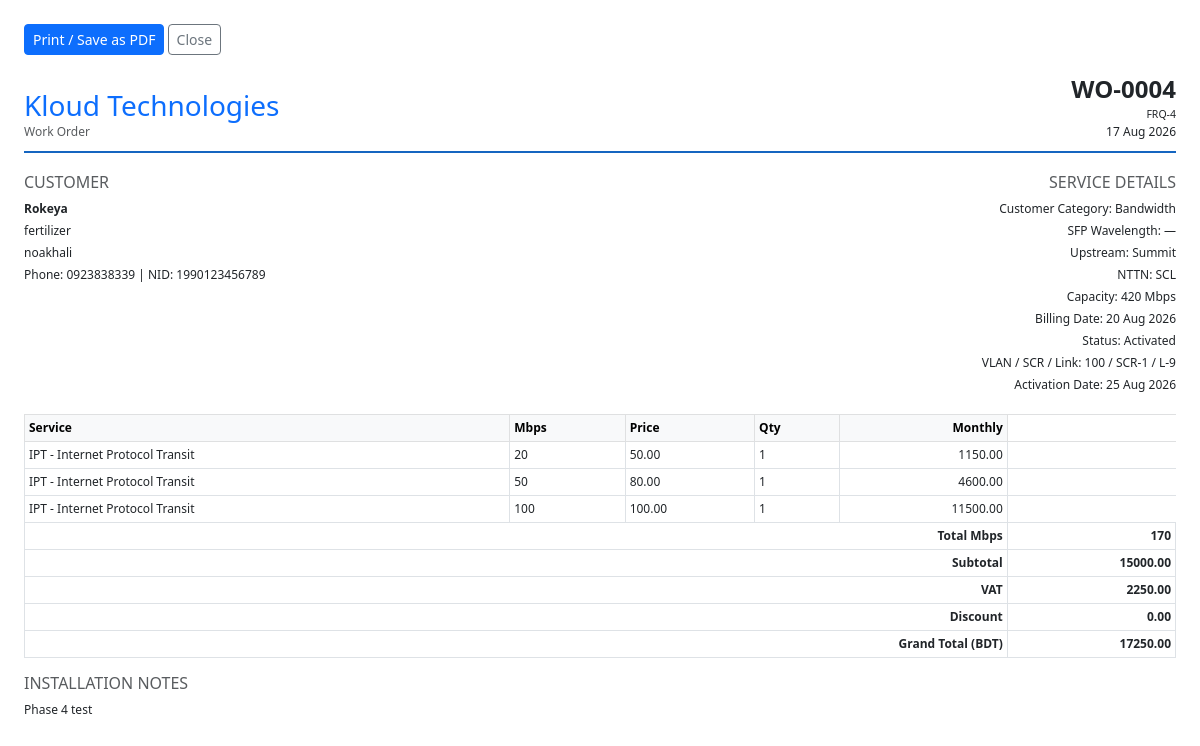
The page /workorders/4/print/ (signed in) on the database its author committed.
### feasibility/models.py (models this page shows, shortened)
class FeasibilityRequest(models.Model):
    frq_number = models.CharField(max_length=20, unique=True, blank=True, null=True, verbose_name='FRQ ID')
    contact_person = models.CharField(max_length=200, blank=True)
    customer_name = models.CharField(max_length=200)  # legacy — synced from contact_person
    proprietor_name = models.CharField(max_length=200, blank=True)
    company_name = models.CharField(max_length=200, blank=True)
    phone_number = models.CharField(max_length=20)
    email = models.EmailField(blank=True)
    customer_type = models.CharField(max_length=20, choices=CUSTOMER_TYPES, default='new')
    address = models.TextField()
    division = models.ForeignKey(
        Division, null=True, blank=True, on_delete=models.SET_NULL, related_name='feasibility_requests',
    )
    district = models.ForeignKey(
        District, null=True, blank=True, on_delete=models.SET_NULL, related_name='feasibility_requests',
    )
    upazila = models.ForeignKey(
        Upazila, null=True, blank=True, on_delete=models.SET_NULL, related_name='feasibility_requests',
    )
    latitude = models.DecimalField(max_digits=10, decimal_places=7)
    longitude = models.DecimalField(max_digits=10, decimal_places=7)
    requested_capacity = models.PositiveIntegerField(help_text='Capacity in Mbps')
    preferred_nttn = models.CharField(max_length=30, choices=NTTN_PROVIDERS, blank=True)  # legacy code sync
    preferred_nttn_provider = models.ForeignKey(
        'NTTNProvider', null=True, blank=True, on_delete=models.SET_NULL,
        related_name='preferred_requests', verbose_name='Preferred NTTN',
    )
    preferred_nttn_other = models.CharField(max_length=100, blank=True, verbose_name='Other NTTN Name')
    supported_nttn = models.JSONField(default=list)
    nearest_pop = models.ForeignKey(POPLocation, null=True, blank=True, on_delete=models.SET_NULL)
    distance_to_pop_km = models.DecimalField(max_digits=8, decimal_places=3, null=True, blank=True)
    air_distance_km = models.DecimalField(max_digits=8, decimal_places=3, null=True, blank=True)
    fiber_route_distance_km = models.DecimalField(max_digits=8, decimal_places=3, null=True, blank=True)
    estimated_fiber_cost = models.DecimalField(max_digits=12, decimal_places=2, null=True, blank=True)
    status = models.CharField(max_length=30, choices=FEASIBILITY_STATUS, default='pending')
    estimated_delivery_days = models.PositiveIntegerField(null=True, blank=True)
    remarks = models.TextField(blank=True)
    engineering_notes = models.TextField(blank=True)
    emails_sent = models.BooleanField(default=False)
    review_submitted_at = models.DateTimeField(null=True, blank=True)
    review_email_sent = models.BooleanField(default=False)
    nid_number = models.CharField(max_length=50, blank=True)
    cheque_image = models.ImageField(upload_to='cheques/', null=True, blank=True)
    installation_notes = models.TextField(blank=True)
    expected_installation_date = models.DateField(null=True, blank=True)
    wo_vat_percent = models.DecimalField(max_digits=5, decimal_places=2, default=15)
    wo_discount = models.DecimalField(max_digits=12, decimal_places=2, default=0)
    wo_client_share_percent = models.DecimalField(
        max_digits=5, decimal_places=2, default=50, verbose_name='Client Share %',
    )
    onboarding_status = models.CharField(max_length=32, choices=ONBOARDING_STATUS, blank=True)
    onboarding_remarks = models.TextField(blank=True)
    bandwidth_confirmations = models.JSONField(default=list, blank=True)
    bw_emails_sent = models.BooleanField(default=False)
    wo_number = models.CharField(max_length=20, unique=True, blank=True, null=True, verbose_name='Work Order ID')
    sftp_type = models.CharField(max_length=30, choices=SFTP_TYPES, blank=True, verbose_name='SFTP Type')
    sfp_wavelength = models.CharField(
        max_length=10, choices=SFP_WAVELENGTHS, blank=True, verbose_name='SFP Wavelength',
    )
    customer_category = models.CharField(
        max_length=10, choices=CUSTOMER_CATEGORIES, blank=True, default='BW',
        verbose_name='Customer Category',
    )
    billing_date = models.DateField(null=True, blank=True)
    nid_front = models.FileField(upload_to='nid/front/', null=True, blank=True, verbose_name='NID Front')
    nid_back = models.FileField(upload_to='nid/back/', null=True, blank=True, verbose_name='NID Back')
    extra_document = models.FileField(upload_to='wo_docs/', null=True, blank=True, verbose_name='Additional Document')
    upstream_provider = models.ForeignKey(
        UpstreamProvider, null=True, blank=True, on_delete=models.SET_NULL,
        related_name='work_orders', verbose_name='Upstream Provider',
    )
    upstream_provider_other = models.CharField(max_length=100, blank=True, verbose_name='Other Upstream Name')
    wo_submitted_at = models.DateTimeField(null=True, blank=True)
    wo_email_sent = models.BooleanField(default=False)
    vlan_id = models.CharField(max_length=50, blank=True, verbose_name='VLAN ID')
    scr = models.CharField(max_length=80, blank=True, verbose_name='SCR')
    link_id = models.CharField(max_length=80, blank=True, verbose_name='Link ID')
    technical_notes = models.TextField(blank=True)
    activation_date = models.DateField(null=True, blank=True)
    correction_from_stage = models.CharField(max_length=20, blank=True)
    accounts_reviewed_by = models.ForeignKey(
        User, on_delete=models.SET_NULL, null=True, blank=True, related_name='accounts_reviewed_orders',
    )
    management_reviewed_by = models.ForeignKey(
        User, on_delete=models.SET_NULL, null=True, blank=True, related_name='management_reviewed_orders',
    )
    tech_configured_by = models.ForeignKey(
        User, on_delete=models.SET_NULL, null=True, blank=True, related_name='tech_configured_orders',
    )
    tech_reviewed_by = models.ForeignKey(
        User, on_delete=models.SET_NULL, null=True, blank=True, related_name='tech_reviewed_orders',
    )
    submitted_by = models.ForeignKey(User, on_delete=models.SET_NULL, null=True, related_name='feasibility_requests')
    reviewed_by = models.ForeignKey(User, on_delete=models.SET_NULL, null=True, blank=True, related_name='reviewed_requests')
    onboarded_by = models.ForeignKey(User, on_delete=models.SET_NULL, null=True, blank=True, related_name='onboarded_requests')
    approved_by = models.ForeignKey(User, on_delete=models.SET_NULL, null=True, blank=True, related_name='approved_requests')
    created_at = models.DateTimeField(auto_now_add=True)
    updated_at = models.DateTimeField(auto_now=True)
    @property
    def display_name(self):
        return self.contact_person or self.customer_name
    @property
    def frq_label(self):
        return self.frq_number or (f'FRQ-{self.pk}' if self.pk else '—')
    @property
    def work_order_label(self):
        return self.wo_number or (f'WO-{self.pk:04d}' if self.pk else 'WO')
    @property
    def upstream_provider_label(self):
        if self.upstream_provider_id:
            if self.upstream_provider.code == 'others' and self.upstream_provider_other:
                return self.upstream_provider_other
            return self.upstream_provider.name
        return '—'
    @property
    def preferred_nttn_label(self):
        if self.preferred_nttn_provider_id:
            if self.preferred_nttn_provider.code == 'others' and self.preferred_nttn_other:
                return self.preferred_nttn_other
            return self.preferred_nttn_provider.name
        if self.preferred_nttn:
            return NTTNProvider.get_display_name(self.preferred_nttn)
        return '—'
    def get_pricing_summary(self):
        lines = self.service_lines.all()
        if not lines:
            return None
        subtotal = sum(line.monthly_price for line in lines)
        vat_total = sum(line.monthly_price * line.vat_percent / 100 for line in lines)
        wo_discount = Decimal(str(self.wo_discount or 0))
        discount_total = sum(line.discount for line in lines) + wo_discount
        total_monthly = sum(line.total_monthly_charge for line in lines) - wo_discount
        total_one_time = sum(
            line.installation_charge + line.fiber_deployment_charge + line.one_time_charge
            for line in lines
        )
        total_mbps = sum(line.capacity_mbps * (line.quantity or 1) for line in lines)
        if self.customer_category == 'MAC':
            client_pct = Decimal(str(self.wo_client_share_percent or 50))
            client_pct = min(max(client_pct, Decimal('0')), Decimal('100'))
            mac_client = subtotal * client_pct / 100
            mac_kloud = subtotal - mac_client
        else:
            mac_client = mac_kloud = 0
        return {
            'subtotal_monthly': subtotal,
            'vat_total': vat_total,
            'discount_total': discount_total,
            'total_monthly': total_monthly,
            'total_one_time': total_one_time,
            'grand_total': total_monthly + total_one_time,
            'service_count': lines.count(),
            'total_mbps': total_mbps,
            'mac_client_share': mac_client,
            'mac_kloud_share': mac_kloud,
        }
    class Meta:
        ordering = ['-created_at']

class UpstreamProvider(models.Model):
    code = models.CharField(max_length=30, unique=True)
    name = models.CharField(max_length=100)
    is_active = models.BooleanField(default=True)
    sort_order = models.PositiveIntegerField(default=0)
    class Meta:
        ordering = ['sort_order', 'name']
        verbose_name = 'Upstream Provider'

class NTTNProvider(models.Model):
    code = models.CharField(max_length=30, unique=True)
    name = models.CharField(max_length=100)
    contact_email = models.EmailField(blank=True)
    color = models.CharField(max_length=7, default='#607d8b', help_text='Hex color for map routes')
    is_active = models.BooleanField(default=True)
    sort_order = models.PositiveIntegerField(default=0)
    class Meta:
        ordering = ['sort_order', 'name']
        verbose_name = 'NTTN Provider'

class ServiceLine(models.Model):
    request = models.ForeignKey(FeasibilityRequest, on_delete=models.CASCADE, related_name='service_lines')
    service_type = models.CharField(max_length=10, choices=SERVICE_TYPES)
    capacity_mbps = models.PositiveIntegerField()
    unit_price = models.DecimalField(max_digits=10, decimal_places=2)
    quantity = models.PositiveIntegerField(default=1)
    client_share_percent = models.DecimalField(max_digits=5, decimal_places=2, default=50)
    kloud_share_percent = models.DecimalField(max_digits=5, decimal_places=2, default=50)
    monthly_price = models.DecimalField(max_digits=12, decimal_places=2, editable=False)
    installation_charge = models.DecimalField(max_digits=12, decimal_places=2, default=0)
    fiber_deployment_charge = models.DecimalField(max_digits=12, decimal_places=2, default=0)
    one_time_charge = models.DecimalField(max_digits=12, decimal_places=2, default=0)
    vat_percent = models.DecimalField(max_digits=5, decimal_places=2, default=15)
    discount = models.DecimalField(max_digits=12, decimal_places=2, default=0)
    total_monthly_charge = models.DecimalField(max_digits=12, decimal_places=2, editable=False)
    total_payable = models.DecimalField(max_digits=12, decimal_places=2, editable=False)
    created_at = models.DateTimeField(auto_now_add=True)
    class Meta:
        ordering = ['-created_at']

### workorders/views.py (the view)
# urls.py: path('<int:pk>/print/', views.print_work_order, name='print'),
@permission_required('workorders.print')
def print_work_order(request, pk):
    fr = get_object_or_404(FeasibilityRequest, pk=pk)
    if not user_can_access_wo(request.user, fr):
        return HttpResponseForbidden('Access denied.')
    return render(request, 'workorders/print.html', {
        'fr': fr,
        'services': fr.service_lines.all(),
        'summary': fr.get_pricing_summary(),
        'confirmations': fr.bandwidth_confirmations or [],
    })

### workorders/templates/workorders/print.html (shortened to what this page needs)
<!DOCTYPE html>
<html lang="en">
<head>
  <link href="https://cdn.jsdelivr.net/npm/bootstrap@5.3.0/dist/css/bootstrap.min.css" rel="stylesheet">
</head>
<body>
  <div class="no-print mb-3">
    <button onclick="window.print()" class="btn btn-primary btn-sm">Print / Save as PDF</button>
    <button onclick="window.close()" class="btn btn-outline-secondary btn-sm">Close</button>
  </div>
  <div class="header d-flex justify-content-between align-items-end">
    <div>
      <h3 class="mb-0 text-primary">Kloud Technologies</h3>
      <div class="text-muted">Work Order</div>
    </div>
    <div class="text-end">
      <div class="fs-4 fw-bold">{{ fr.work_order_label }}</div>
      <div class="small">{{ fr.frq_label }}</div>
      <div>{{ fr.created_at|date:"d M Y" }}</div>
    </div>
  </div>
  <div class="row mb-3">
    <div class="col-6">
      <h6 class="text-uppercase text-muted">Customer</h6>
      <p class="mb-1"><strong>{{ fr.display_name }}</strong></p>
      <p class="mb-1">{{ fr.company_name }}</p>
      <p class="mb-1">{{ fr.address }}</p>
      <p class="mb-0">Phone: {{ fr.phone_number }} | NID: {{ fr.nid_number }}</p>
    </div>
    <div class="col-6 text-end">
      <h6 class="text-uppercase text-muted">Service Details</h6>
      <p class="mb-1">Customer Category: {{ fr.get_customer_category_display|default:"—" }}</p>
      <p class="mb-1">SFP Wavelength: {{ fr.get_sfp_wavelength_display|default:"—" }}</p>
      <p class="mb-1">Upstream: {{ fr.upstream_provider_label }}</p>
      <p class="mb-1">NTTN: {{ fr.preferred_nttn_label }}</p>
      <p class="mb-1">Capacity: {{ fr.requested_capacity }} Mbps</p>
      <p class="mb-1">Billing Date: {{ fr.billing_date|date:"d M Y"|default:"—" }}</p>
      <p class="mb-1">Status: {{ fr.get_onboarding_status_display }}</p>
      <p class="mb-1">VLAN / SCR / Link: {{ fr.vlan_id|default:"—" }} / {{ fr.scr|default:"—" }} / {{ fr.link_id|default:"—" }}</p>
      <p class="mb-1">Activation Date: {{ fr.activation_date|date:"d M Y"|default:"—" }}</p>
    </div>
  </div>
  <table class="table table-bordered table-sm">
    <thead class="table-light">
      <tr>
        {% if fr.customer_category != 'DC' %}<th>Service</th>{% endif %}
        <th>{% if fr.customer_category == 'DC' %}Capacity{% else %}Mbps{% endif %}</th>
        <th>Price</th>
        {% if fr.customer_category != 'DC' %}<th>Qty</th>{% endif %}
        <th class="text-end">Monthly</th>
      </tr>
    </thead>
    <tbody>
      {% for s in services %}
      <tr>
        {% if fr.customer_category != 'DC' %}<td>{{ s.get_service_type_display }}</td>{% endif %}
        <td>{{ s.capacity_mbps }}</td>
        <td>{{ s.unit_price|floatformat:2 }}</td>
        {% if fr.customer_category != 'DC' %}<td>{{ s.quantity }}</td>{% endif %}
        <td class="text-end">{{ s.total_monthly_charge|floatformat:2 }}</td>
      </tr>
      {% endfor %}
    </tbody>
    {% if summary %}
    <tfoot>
      <tr><th colspan="5" class="text-end">Total Mbps</th><th class="text-end">{{ summary.total_mbps }}</th></tr>
      <tr><th colspan="5" class="text-end">Subtotal</th><th class="text-end">{{ summary.subtotal_monthly|floatformat:2 }}</th></tr>
      <tr><th colspan="5" class="text-end">VAT</th><th class="text-end">{{ summary.vat_total|floatformat:2 }}</th></tr>
      <tr><th colspan="5" class="text-end">Discount</th><th class="text-end">{{ summary.discount_total|floatformat:2 }}</th></tr>
      <tr><th colspan="5" class="text-end">Grand Total (BDT)</th><th class="text-end">{{ summary.grand_total|floatformat:2 }}</th></tr>
    </tfoot>
    {% endif %}
  </table>
  {% if fr.installation_notes %}
  <h6 class="mt-3 text-uppercase text-muted">Installation Notes</h6>
  <p>{{ fr.installation_notes }}</p>
  {% endif %}
</body>
</html>

### rows shown on the page
FeasibilityRequest: work_order_label "WO-0004", frq_label "FRQ-4", created_at "17 Aug 2026", display_name "Rokeya", company_name "fertilizer", address "noakhali", phone_number "0923838339", nid_number "1990123456789", customer_category "Bandwidth", sfp_wavelength "—", upstream_provider_label "Summit", preferred_nttn_label "SCL", requested_capacity "420", billing_date "20 Aug 2026", onboarding_status "Activated", vlan_id "100", scr "SCR-1", link_id "L-9", activation_date "25 Aug 2026", installation_notes "Phase 4 test"
ServiceLine: service_type "IPT - Internet Protocol Transit", capacity_mbps "20", unit_price "50.00", quantity "1", total_monthly_charge "1150.00"
ServiceLine: service_type "IPT - Internet Protocol Transit", capacity_mbps "50", unit_price "80.00", quantity "1", total_monthly_charge "4600.00"
ServiceLine: service_type "IPT - Internet Protocol Transit", capacity_mbps "100", unit_price "100.00", quantity "1", total_monthly_charge "11500.00"

### other values the page prints
{{ summary.total_mbps }} "170"
{{ summary.subtotal_monthly|floatformat:2 }} "15000.00"
{{ summary.vat_total|floatformat:2 }} "2250.00"
{{ summary.discount_total|floatformat:2 }} "0.00"
{{ summary.grand_total|floatformat:2 }} "17250.00"
